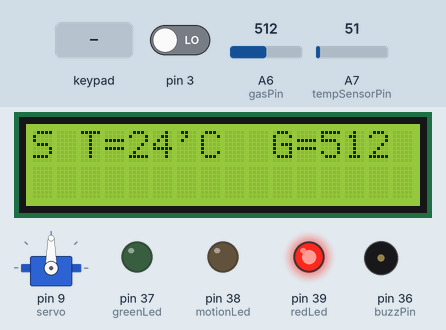
Bench run of a sketch on a simulated Arduino Mega 2560, built with avr-gcc and run on an emulated ATmega2560. Shown: servo, 16×2 character LCD, output pins drawn as LEDs (lit = HIGH), buzzer (waves = sounding, pin HIGH). The inputs (shaded band) are chosen by the test bench; at power-on: A7 (tempSensorPin) = 51, pin 3 LOW, A6 (gasPin) = 512.

Above: at 2.2 s.
2.3 s: keypad keys 5 5 5 5 # pressed 0.4 s apart
At 5.0 s:
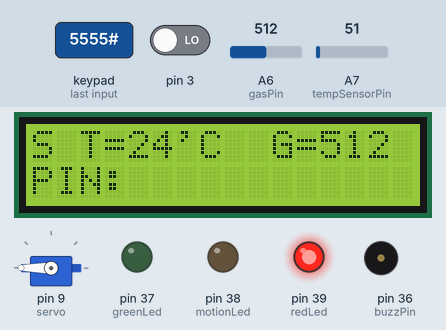
5.8 s: key '*' pressed
At 5.9 s:
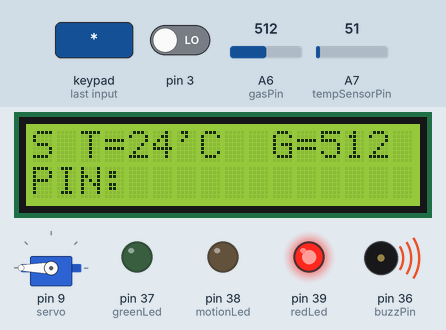
7.9 s: A7 (tempSensorPin) set to 61
At 10.4 s:
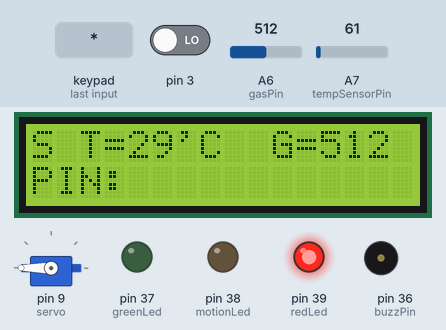
10.9 s: key '1' pressed
At 11.6 s:
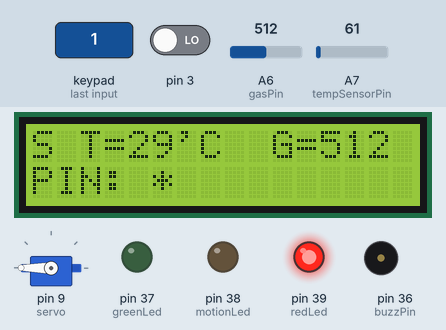
12.6 s: keypad keys 5 5 5 5 pressed 0.4 s apart
At 15.3 s:
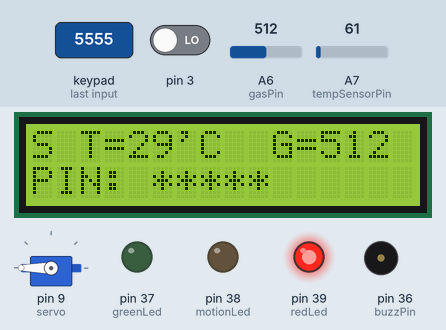
15.7 s: key '2' pressed
At 16.6 s:
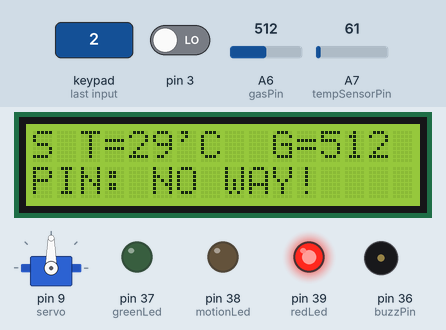
Timing chart, 0 to 18.4 s (numbered marks = the images above; inputs shaded):
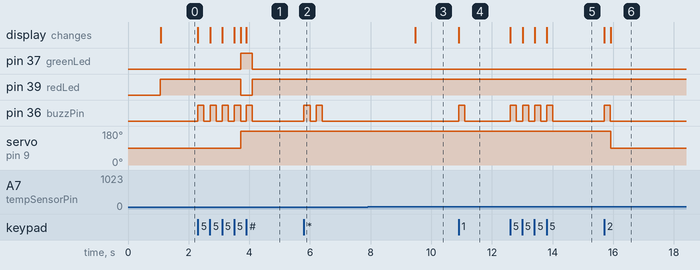

Measured:
- after the input at 2.3 s, pin 37 (greenLed): LOW → HIGH after 1.4 s, → LOW 0.39 s later; pin 39 (redLed): HIGH → LOW after 1.4 s, → HIGH 0.39 s later
- after the input at 5.8 s, pin 36 (buzzPin): alternates HIGH for 0.20 s and LOW for 0.20 s, 4 changes in all, then stays LOW, starting at once
- after the input at 7.9 s, the display: changes after 1.6 s (image 3)
- after the input at 10.9 s, pin 36 (buzzPin): LOW → HIGH at once, → LOW 0.20 s later; the display: changes at once (image 4)
- after the input at 12.6 s, pin 36 (buzzPin): alternates HIGH for 0.20 s and LOW for 0.21 s, 8 changes in all, then stays LOW, starting at once; the display: first changes at once (image 5 shows a later state)
- after the input at 15.7 s, pin 36 (buzzPin): LOW → HIGH at once, → LOW 0.20 s later; servo on pin 9 (servo): 180° → 90° after 0.21 s; the display: first changes at once (image 6 shows a later state)

The sketch:

Home_Security.ino
```cpp
#include "Keypad.h"
#include <LiquidCrystal.h>
#include <Servo.h>
const String password="5555";
volatile boolean isMoving=false;
//Configuration
int LCD_RS=30, LCD_EN=32, D4=22, D5=24, D6=26, D7=28; //-----------------LCD CONFIG-------------------------------------------------------------------------------------------------------
int r0=23, r1=25, r2=27, r3=29, c0=31, c1=33, c2=35; //------------------KEYBOARD CONFIG--------------------------------------------------------------------------------------------------
LiquidCrystal lcd(LCD_RS, LCD_EN, D4, D5, D6, D7);
int tempSensorPin = A7;
int buzzPin = 36;
int redLed = 39;
int greenLed = 37;
int motionLed = 38;
int motionPin = 34;
int gasPin = A6;
int proxiPin=A0;
Servo servo;

const byte ROWS = 4; //four rows
const byte COLS = 3; //three columns
char keys[ROWS][COLS] = {
  {'1', '2', '3'},
  {'4', '5', '6'},
  {'7', '8', '9'},
  {'*', '0', '#'}
};
byte rowPins[ROWS] = {r0, r1, r2, r3}; //connect to the row pinouts of the keypad
byte colPins[COLS] = {c0, c1, c2}; //connect to the column pinouts of the keypad
Keypad keypad = Keypad(makeKeymap(keys), rowPins, colPins, ROWS, COLS);

//Global variables //-------------------------------GLOBAL VARIABLES---------------------------------------------------------------------------------------------------
String txt = "";
String txt2 = "";
int pinLength;
int sensorValue = 0;
int gasValue=0;

void setup() { //----------------------------SETUP------------------------------------------------------------------------------------------------------------------------------------
  Serial.begin(9600);
  pinMode(redLed, OUTPUT);
  pinMode(greenLed, OUTPUT);
  pinMode(motionLed, OUTPUT);
  pinMode(buzzPin, OUTPUT);
  pinMode(redLed, OUTPUT);
  pinMode(greenLed, OUTPUT);
  servo.attach(9);

  lcd.begin(16, 2);
  lcd.print("WELCOME");
  delay(1000);
  lcd.clear();
  digitalWrite(redLed, HIGH);
  pinLength = 0;
//  attachInterrupt(0, keyDetect2, CHANGE);
  attachInterrupt(1, motionDetect, CHANGE);
  //attachInterrupt(5, proxiCheck, CHANGE);

  cli();

  //set timer1 interrupt at 1Hz
  TCCR1A = 0;// set entire TCCR1A register to 0
  TCCR1B = 0;// same for TCCR1B
  TCNT1  = 0;//initialize counter value to 0
  // set compare match register for 1hz increments
  OCR1A = 65535;//15624 = (16*10^6) / (1*1024) - 1 (must be <65536)
  // turn on CTC mode
  TCCR1B |= (1 << WGM12);
  // Set CS12 and CS10 bits for 1024 prescaler
  TCCR1B |= (1 << CS12) | (1 << CS10);
  // enable timer compare interrupt
  TIMSK1 |= (1 << OCIE1A);

  sei();
}

void proxiCheck() {
  if(analogRead(proxiPin)<=800) {
    lcd.setCursor(15,1);
    lcd.print(" ");
    lcd.setCursor(15,1);
    lcd.print("1");
  } else {
    lcd.setCursor(15,1);
    lcd.print(" ");
    lcd.setCursor(15,1);
    lcd.print("0");
  }
}

void keyDetect() {
  char key = keypad.getKey();
  if (key != NO_KEY) {
    lcd.setCursor(0,1);
    lcd.print(key);
    beep();
  }
}

void motionDetect() {
  if (digitalRead(motionPin) == HIGH) {
    isMoving=true;
  } else {
    isMoving=false;
  }
}

//void motionDetect() {
//  lcd.home();
//  lcd.print("       ");
//  if (digitalRead(motionPin) == HIGH) {
//    lcd.setCursor(0,0);
//    lcd.print("MOVING");
//    digitalWrite(motionLed, HIGH);
//  } else {
//    lcd.setCursor(0,0);
//    lcd.print("STATIC");
//    digitalWrite(motionLed, LOW);
//  }
//}

void beep() {
  digitalWrite(buzzPin, HIGH);
  delay(200);
  digitalWrite(buzzPin, LOW);
}
void doubleBeep() {
  beep();
  delay(200);
  beep();
}


boolean chkStr(String str) {
  if (str == password) {
    digitalWrite(redLed, LOW);
    digitalWrite(greenLed, HIGH);
    lcd.setCursor(0, 1);
    lcd.print("              ");
    lcd.setCursor(0, 1);
    lcd.print("PIN: OK!");
    //beep();
    servo.write(180);
    delay(15);
    return true;
  } else {
    digitalWrite(redLed, HIGH);
    digitalWrite(greenLed, LOW);
    //beep();
    return false;
  }
}

void keyDetect2() {
  if (pinLength < 6) {
    char key = keypad.getKey();
    if (key != NO_KEY) {
      if (key == '#') {
        txt = "";
        pinLength = 0;
        lcd.setCursor(0, 1);
        lcd.print("              ");
        lcd.setCursor(0, 1);
        lcd.print("PIN: ");
        beep();
        chkStr(txt);
      } else if (key == '*') {
        if (txt.length() > 0) {
          txt = txt.substring(0, txt.length() - 1);
          int len=txt.length();
          txt2=""; //-------------------------------------------------------------------------
          for(int i=0;i<len; i++) {
            txt2 += "*";
          }
          lcd.setCursor(0, 1);
          lcd.print("               ");
          lcd.setCursor(0, 1);
          lcd.print("PIN: " + txt2);
          pinLength--;
          beep();
          chkStr(txt);
        } else {
          doubleBeep();
        }
      } else {
        txt += key;
        lcd.setCursor(0, 1);
        lcd.print("                ");
        lcd.setCursor(0, 1);
        int len=txt.length();
        txt2=""; //-------------------------------------------------------------------------
        for(int i=0;i<len; i++) {
          txt2 += "*";
        }
        lcd.print("PIN: " + txt2);
        beep();
        pinLength++;
        chkStr(txt);
      }
    }
  } else {
    lcd.setCursor(0, 1);
    lcd.print("               ");
    lcd.setCursor(0, 1);
    lcd.print("PIN: NO WAY!");
    txt = "";
    pinLength = 0;
    servo.write(90);              // tell servo to go to position in variable 'pos'
    delay(15);
  }
}


ISR(TIMER1_COMPA_vect) {
  otherStuffs();
//  tempMotion();
//  keyDetect();
//  delay(2000);
}

void loop() { //----------------------------LOOP------------------------------------------------------------------------------------------------------------------------------------
  keyDetect2();
}


void otherStuffs() {
  //servo.write(0);
  sensorValue = analogRead(tempSensorPin);
  delay(10);
  sensorValue = analogRead(tempSensorPin);
  sensorValue = sensorValue * 0.48828125;
//  float mv = (sensorValue / 1024.0) * 5000;
//  int cel = (int) mv / 10;
  int cel = sensorValue;

  delay(10);
  //gasValue = analogRead(gasPin);
  //delay(10);
  gasValue = analogRead(gasPin);
  ///gasValue =gasValue +690;

   delay(10);
//  Serial.println(gasValue);
 //if (cel <= 50 && gasValue <= 750)
  //{
  if(isMoving) {
    lcd.setCursor(0,0);
    lcd.print(" ");
    lcd.setCursor(0,0);
    lcd.print("M");
    //beep();
    digitalWrite(motionLed, HIGH);
    delay(1000);
    lcd.setCursor(2,0);
    lcd.print("        ");
    lcd.setCursor(2,0);
    lcd.print("T=");
    lcd.print(cel);
    lcd.print("'C");
    lcd.setCursor(10,0);
    lcd.print("      ");
    lcd.setCursor(10,0);
    lcd.print("G=");
    lcd.print(gasValue);
  } else {
    lcd.setCursor(0,0);
    lcd.print(" ");
    lcd.setCursor(0,0);
    lcd.print("S");
    digitalWrite(motionLed, LOW);
    delay(1000);
    lcd.setCursor(2,0);
    lcd.print("       ");
    lcd.setCursor(2,0);
    lcd.print("T=");
    lcd.print(cel);
    lcd.print("'C");
    lcd.setCursor(10,0);
    lcd.print("       ");
    lcd.setCursor(10,0);
    lcd.print("G=");
    lcd.print(gasValue);
  }
 // }
  //alarm
//  else
//  {
//    lcd.print("!!!WARNING!!!");
//    doubleBeep();
//    doubleBeep();
//    //doubleBeep();
//    //delay(5000);
//  }

  delay(1000);

}

//http://www.instructables.com/answers/multiple-processes-in-arduino/
//http://playground.arduino.cc/Code/TimedAction
//https://www.arduino.cc/en/Reference/AttachInterrupt
//http://rasas.me/projects/arduino/keypad-activated-interrupt
//http://forum.arduino.cc/index.php?topic=45671.0
//http://playground.arduino.cc/Main/PinChangeIntExample
//http://gammon.com.au/interrupts
//http://forum.arduino.cc/index.php?topic=8323.0
//http://playground.arduino.cc/Main/PinChangeInterrupt
//http://www.bristolwatch.com/arduino/arduino_irq.htm
//https://www.arduino.cc/en/Tutorial/LiquidCrystal
//https://www.arduino.cc/en/Reference/AttachInterrupt
//http://www.geertlangereis.nl/Electronics/Pin_Change_Interrupts/PinChange_en.html
```
